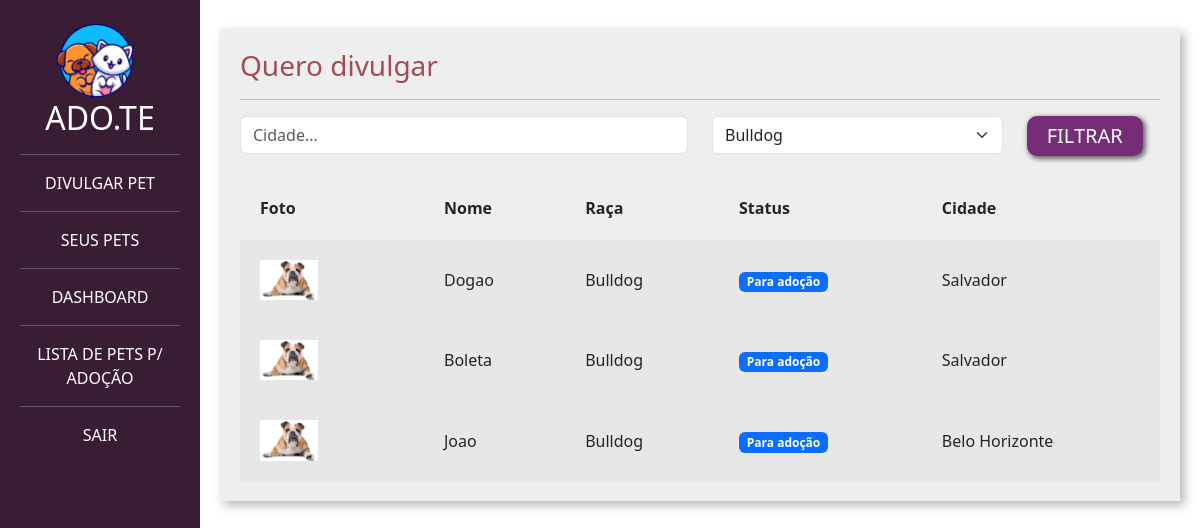
The app's page /adotar/, older data.
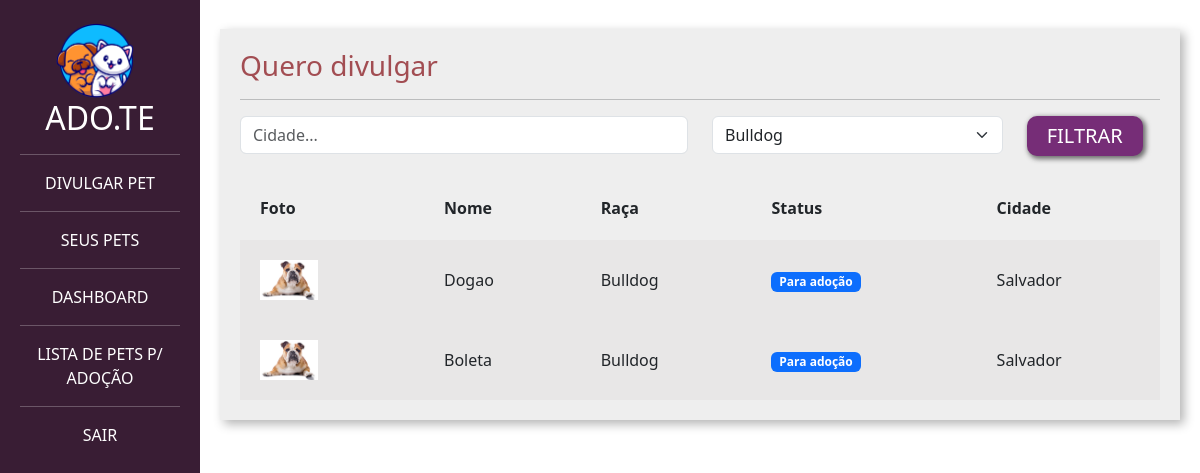
The same page, newer data.
### divulgar/models.py (models this page shows, shortened)
class Pet(models.Model):
    choices_status = (('P','Para adoção'),
              ('A','Adotado'))
    usuario = models.ForeignKey(User, on_delete=models.DO_NOTHING)
    foto = models.ImageField(upload_to="fotos_pets")
    nome = models.CharField(max_length=20)
    descricao = models.TextField()
    estado = models.CharField(max_length=50)
    cidade =  models.CharField(max_length=50)
    telefone = models.CharField(max_length=50)
    tags = models.ManyToManyField(Tag)
    raca = models.ForeignKey(Raca, on_delete=models.DO_NOTHING)
    status = models.CharField(max_length=2,choices=choices_status, default='P')

class Raca(models.Model):
    raca = models.CharField(max_length=50)
    def __str__(self):
        return self.raca

### adotar/views.py (the view)
# urls.py: path('', views.listar_pets, name="listar_pets"),
def listar_pets(request):
    if request.method == "GET":
        pets = Pet.objects.filter(status = 'P')
        racas = Raca.objects.all()
        raca_filter = request.GET.get('raca')
        cidade = request.GET.get('cidade')
        if cidade:
            pets = pets.filter(cidade__icontains = cidade)
        if raca_filter:
            pets = pets.filter(raca_id = raca_filter)
            raca_filter = Raca.objects.get(id = raca_filter)
        return render(request,'listar_pets.html',{'pets':pets, 'racas': racas,'raca_filter':raca_filter,'cidade':cidade })

### adotar/templates/listar_pets.html (shortened to what the changed rows need)
{% load static %}
<!doctype html>
<html lang="pt-BR">
    <head>
    <link href="https://cdn.jsdelivr.net/npm/bootstrap@5.3.0-alpha1/dist/css/bootstrap.min.css" rel="stylesheet">
    <link href="{% static 'usuarios/css/cadastro.css' %}" rel="stylesheet">
    <link href="{% static 'divulgar/css/novo_pet.css' %}" rel="stylesheet">
    <link href="{% static 'divulgar/css/seus_pet.css' %}" rel="stylesheet">
    <link href="{% static 'adotar/css/listar_pets.css' %}" rel="stylesheet">
    </head>
    <body>
        <div class="container-fluid">
            <div class="row">
                <div class="col-md-2 bg-side sidebar">
                    <h2>ADO.TE</h2>
                </div>
                <div class="col-md">
                    <div class="wrapper">
                        <div class="box width80">
                             <table class="tabela" cellpadding="20">
                                <tr>
                                    <th>Foto</th>
                                    <th>Nome</th>
                                    <th>Raça</th>
                                    <th>Status</th>
                                    <th>Cidade</th>
                                </tr>
                                {% for pet in pets%}
                                    <tr class="tabela-linha">
                                        <td width="20%">
                                            <a href="{% url 'ver_pet' pet.id %}"><img width="40%" src="{{pet.foto.url}}"></a>
                                        </td>
                                        <td>
                                            {{pet.nome}}
                                        </td>
                                        <td>
                                            {{pet.raca}}
                                        </td>
                                        <td>
                                            {% if pet.status == "P" %}
                                                <span class="badge text-bg-primary">Para adoção</span>
                                            {% elif pet.status == "A" %}
                                                <span class="badge text-bg-success">Adotado</span>
                                            {% endif%}
                                        </td>
                                        <td>
                                            {{pet.cidade}}
                                        </td>
                                    </tr>
                                {% endfor %}
                            </table>
                        </div>
                    </div>
                </div>
            </div>
        </div>
    </body>
</html>

Row changes from the older to the newer data that the page shows:
no longer on this page (row edited): Pet: foto (picture), nome "Joao", raca "Bulldog", status "Para adoção", cidade "Belo Horizonte"
